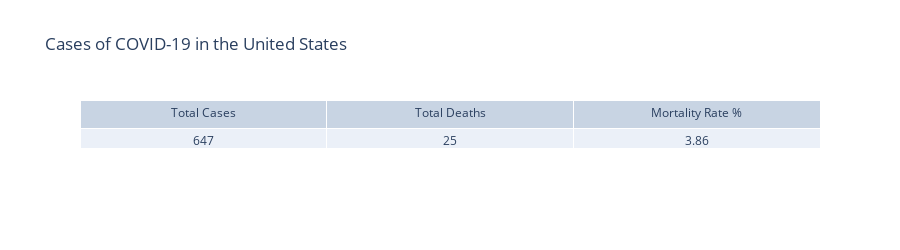

The code cell stored with this chart in its notebook:
### Markdown cell above
# US

### Code cell
# Table of cases in the US
fig = go.Figure(data=[go.Table(header=dict(values=['Total Cases', 'Total Deaths', 'Mortality Rate %']),
                 cells=dict(values=[cases_us, deaths_us, us_MR]))
                     ])

fig.update_layout(
    title='Cases of COVID-19 in the United States')
fig.update_layout(height=250)
fig.show()

### Figure 1 — Plotly figure (JSON) as saved in the notebook; plotly's stock layout.template omitted (floating-point values rounded to 4 significant figures)
{"data": [{"cells": {"values": [647, 25, 3.86]}, "header": {"values": ["Total Cases", "Total Deaths", "Mortality Rate %"]}, "type": "table"}], "layout": {"height": 250, "title": {"text": "Cases of COVID-19 in the United States"}}}
